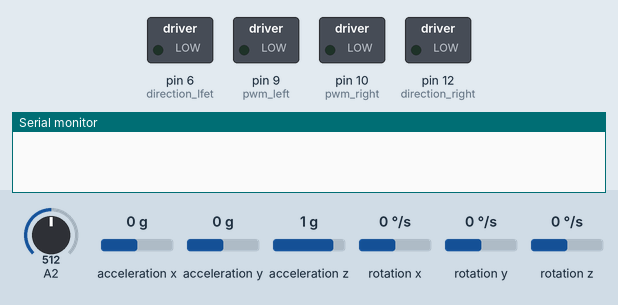
Recording of a sketch running on a simulated Arduino Uno, built with avr-gcc and run on an emulated ATmega328P. On the bench: switched loads named in the sketch (green lamp = pin HIGH), the last lines printed to the serial monitor. Wiring (inferred from the names in the program): MPU-6050 motion sensor at I2C address 0x68. The test bench sets the inputs (shaded band); at power-on: rotation x 0 °/s, A2 = 512, acceleration x 0 g, acceleration y 0 g, acceleration z 1 g, rotation y 0 °/s, rotation z 0 °/s.

Above: at 4.2 s.
4.3 s: rotation x set to 12 °/s
7.3 s: rotation x set to 4 °/s
At 9.57 s:
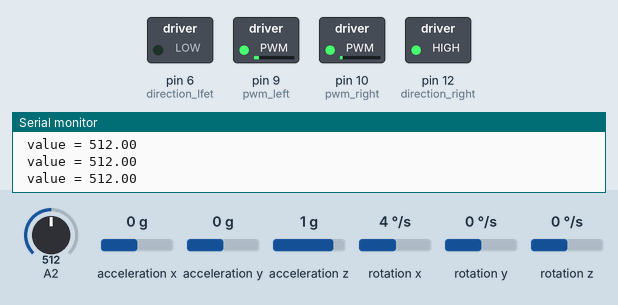
10.3 s: A2 set to 716
At 13.1 s:
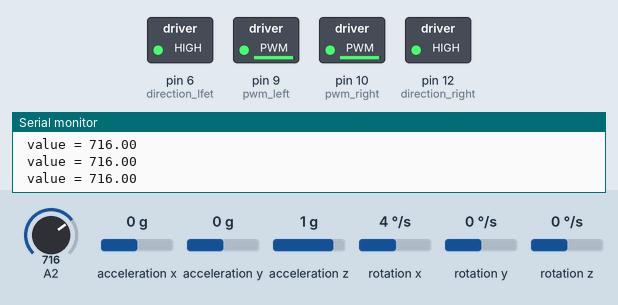
13.3 s: A2 set to 30
15.4 s: rotation x set to 192 °/s
At 16.8 s:
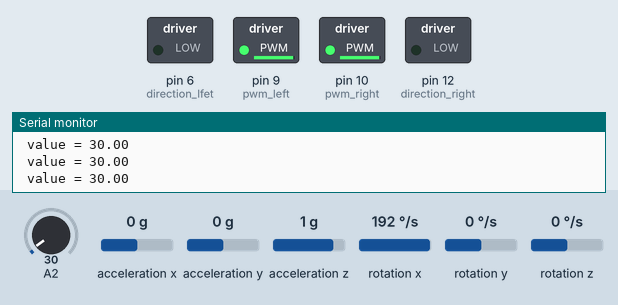
Timing chart, 0 to 18.0 s (numbered marks = the images above; inputs shaded):
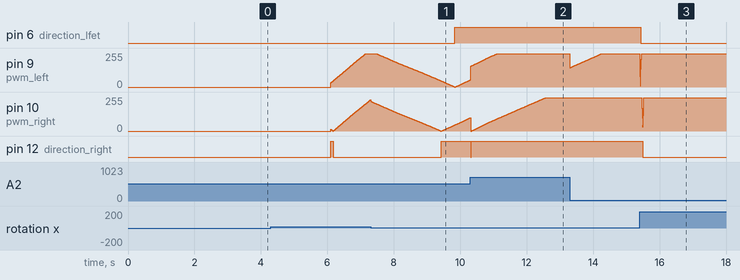

Measured:
- after the input at 7.3 s, pin 6 (direction_lfet): LOW → HIGH after 2.5 s; pin 12 (direction_right): LOW → HIGH after 2.1 s
- after the input at 10.3 s, pin 12 (direction_right): HIGH → LOW at once, → HIGH 0.02 s later
- after the input at 15.4 s, pin 6 (direction_lfet): HIGH → LOW at once; pin 12 (direction_right): HIGH → LOW after 0.10 s

The sketch:

two_wheeled_vehicle_170402.ino
```cpp
//LIBRARIES
#include<Wire.h>

//VARIABLES AND CONSTANTS
const int MPU_addr=0x68;  // I2C address of the MPU-6050
int16_t AcX,AcY,AcZ,Tmp,GyX,GyY,GyZ;
float motorSpeedLeft;
float motorSpeedRight;
unsigned long lastLoopUsefulTime;
unsigned long loopStartTime;
unsigned long STD_LOOP_TIME = 10;
unsigned long lastLoopTime;
float tilt = 0;
float loopCount = 0;
float gyroCal = 0;
float gyroOffset;
long unsigned int loopTime = 0;
float accelCal = 0;
float accelOffset;
float shutOff = 0;
float calAcY = 0;
float calGyX = 0;
bool motorButtonState = 1;
bool resetButtonState = 0;
float setpoint;
float error;
float kP = 1;
float kI = 0.0009;
float kD = 3;
float P;
float I;
float D;
float IntThresh = 50000;
float ScaleFactor = .003;
float Integral = 0;
float LastTilt = 0;
float potentiometerValue = 511.5;
float steerValue = 0;
float centerValue = 0;
float motorDirectionLeft = 0;
float motorDirectionRight = 0;


void setup(){
  //SART COMMUNICATION, DEFINE INPUTS AND OUTPUTS
  Wire.begin();
  Wire.beginTransmission(MPU_addr);
  Wire.write(0x6B);  // PWR_MGMT_1 register
  Wire.write(0);     // set to zero (wakes up the MPU-6050)
  Wire.endTransmission(true);
  pinMode (9, OUTPUT);  //pwm left
  pinMode (10, OUTPUT);  //pwm right
  pinMode (6, OUTPUT);  //direction lfet
  pinMode (12, OUTPUT);  //direction right
  pinMode (5, INPUT);  //reset button
  pinMode (13, INPUT); //switch
  digitalWrite (9, LOW); //enable motor
  digitalWrite (10, LOW); //enable motor
  delay (3000);

  Serial.begin(115200);
}
void loop(){
  ///////////////////////////////////////////////////////////////
  //READ SENSOR VALUES
  Wire.beginTransmission(MPU_addr);
  Wire.write(0x3B);  // starting with register 0x3B (ACCEL_XOUT_H)
  Wire.endTransmission(false);
  Wire.requestFrom(MPU_addr,14,true);  // request a total of 14 registers
  AcX=Wire.read()<<8|Wire.read();  // 0x3B (ACCEL_XOUT_H) & 0x3C (ACCEL_XOUT_L)
  AcY=Wire.read()<<8|Wire.read();  // 0x3D (ACCEL_YOUT_H) & 0x3E (ACCEL_YOUT_L)
  AcZ=Wire.read()<<8|Wire.read();  // 0x3F (ACCEL_ZOUT_H) & 0x40 (ACCEL_ZOUT_L)
  Tmp=Wire.read()<<8|Wire.read();  // 0x41 (TEMP_OUT_H) & 0x42 (TEMP_OUT_L)
  GyX=Wire.read()<<8|Wire.read();  // 0x43 (GYRO_XOUT_H) & 0x44 (GYRO_XOUT_L)
  GyY=Wire.read()<<8|Wire.read();  // 0x45 (GYRO_YOUT_H) & 0x46 (GYRO_YOUT_L)
  GyZ=Wire.read()<<8|Wire.read();  // 0x47 (GYRO_ZOUT_H) & 0x48 (GYRO_ZOUT_L)


  /////////////////////////////////////////////////////////////////////////////////////
  //DETERMINE SENSOR READING WHEN LEVEL, CALCULATION PERFORMED ONCE
  loopTime = millis();
  if (loopTime < 6000){
    gyroCal = gyroCal + GyX;
    accelCal = accelCal + AcY;
    loopCount = loopCount + 1;
    //delay(10);
  }

  else if (loopTime < 6100 && loopTime > 6000){
      gyroOffset = gyroCal / loopCount;
      accelOffset = accelCal / loopCount;
    }
  else if (loopTime > 6100){

  /////////////////////////////////////////////////////////////////////////////////////
  //ADJUST ACCELEROMETER AND GYROSCOPE BASED ON OFFSETS
  calGyX = GyX - gyroOffset;
  calAcY = AcY - accelOffset;
  tilt = tilt + calGyX;

  //ACCOUNT FOR GYROSCOPE DRIFT
  //gyroOffset = gyroOffset - (calAcY * .000005);

  /////////////////////////////////////////////////////////////////////////////////////

  //////////////////////////////////////////////////////////////////////////////////
  //CALCULATE MOTOR SPEED USING A PID CONTROLLER
  setpoint = 0;
  if (abs(tilt) < IntThresh){ // prevent integral 'windup'
  Integral = Integral + tilt; // accumulate the error integral
  }
  else {
  Integral = Integral; // zero it if out of bounds
  }

  P = tilt * kP;
  I = Integral * kI;
  D = (tilt - LastTilt) * kD;
  motorSpeedLeft = P + I + D; // Total motorSpeed = P + I + D
  motorSpeedRight = P + I + D; // Total motorSpeed = P + I + D
  motorSpeedLeft = motorSpeedLeft * ScaleFactor; // scale Drive to be in the range 0-255
  motorSpeedRight = motorSpeedRight * ScaleFactor; // scale Drive to be in the range 0-255
  LastTilt = tilt;

  ////////////////////////////////////////////////////////////////////////////////////
  //DETERMINE MOTOR SPEED CAP AND WHETHER OR NOT IT IS ON

  steerValue = 0;
  potentiometerValue = analogRead(A2);
  steerValue = 558 - potentiometerValue;
  steerValue = steerValue * .5;

  motorSpeedLeft = motorSpeedLeft + steerValue;
  motorSpeedRight = motorSpeedRight - steerValue;


  if (motorSpeedLeft > 0){
    digitalWrite (6, 0);       //direction left
  }
  if (motorSpeedLeft < 0){
    digitalWrite (6, 1);      //direction left
  }


      if (motorSpeedRight > 0){
    digitalWrite (12, 0);       //direction left
  }
  if (motorSpeedRight < 0){
    digitalWrite (12, 1);      //direction left
  }
  motorSpeedLeft = abs(motorSpeedLeft);
  motorSpeedRight = abs(motorSpeedRight);

  if (motorSpeedLeft > 250) {
    motorSpeedLeft = 250;
  }
  if (motorSpeedRight > 250) {
    motorSpeedRight = 250;
  }
  //OUTPUT SPEED TO THE MOTOR
  analogWrite (9, motorSpeedLeft);
  analogWrite (10, motorSpeedRight);
//////////////////////////////////////////////////////////////////////////////////////
//DEBUGGING
  //Serial.print (" value = "); Serial.print(steerValue);
  Serial.print (" value = "); Serial.println(potentiometerValue);
  //Serial.print (" \t |calAcY=  "); Serial.print(calAcY);
  //Serial.print (" \t |calGyX=  "); Serial.print(calGyX);
  //Serial.print (" \t |accelOffset = "); Serial.print(accelOffset);
  //Serial.print (" \t |gyroOffset = "); Serial.print(gyroOffset);
  //Serial.print (" \t |loopCount = ");Serial.print(loopCount);
  //Serial.print(" \t | P = "); Serial.print(P);
  //Serial.print(" \t | I = "); Serial.print(I);
  //Serial.print(" \t | D = "); Serial.print(D);
  //Serial.print(" \t | lastLoopUsefulTime = "); Serial.println(lastLoopUsefulTime);
  //Serial.print(" \t | gyroOffset = "); Serial.print(gyroOffset);
  //Serial.print(" \t | accelOffset = "); Serial.print(accelOffset);
  //Serial.print (" \t |buttonState = "); Serial.print(buttonState);
  //Serial.print(" \t | AcY = "); Serial.print(AcY);
  //Serial.print(" \t | GyX = "); Serial.print(GyX);
  //Serial.print(" \t | motorSpeed = "); Serial.print(motorSpeed);
  //Serial.print(" \t | tilt = "); Serial.println(tilt);
  //Serial.print(" \t | time = "); Serial.print(millis());
//////////////////////////////////////////////////////////////////////////////////////
//CALCULATE LOOP TIME, DELAY SO ALL LOOPS TAKE THE SAME AMOUNT OF TIME
    lastLoopUsefulTime = millis() - loopStartTime;
    if (lastLoopUsefulTime < STD_LOOP_TIME) {
      delay(STD_LOOP_TIME - lastLoopUsefulTime);
    }

    lastLoopTime = millis() - loopStartTime;
    loopStartTime = millis();
  }
}
```
